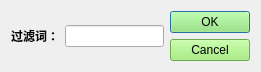
<?xml version="1.0" encoding="UTF-8"?>
<ui version="4.0">
 <class>Dialog</class>
 <widget class="QDialog" name="Dialog">
  <property name="geometry">
   <rect>
    <x>0</x>
    <y>0</y>
    <width>261</width>
    <height>70</height>
   </rect>
  </property>
  <property name="windowTitle">
   <string>过滤词</string>
  </property>
  <layout class="QHBoxLayout" name="horizontalLayout_2">
   <item>
    <layout class="QHBoxLayout" name="horizontalLayout">
     <item>
      <widget class="QLabel" name="label">
       <property name="font">
        <font>
         <family>微软雅黑</family>
         <pointsize>9</pointsize>
         <weight>75</weight>
         <bold>true</bold>
        </font>
       </property>
       <property name="text">
        <string>过滤词：</string>
       </property>
      </widget>
     </item>
     <item>
      <widget class="QLineEdit" name="lineEdit"/>
     </item>
    </layout>
   </item>
   <item>
    <widget class="QDialogButtonBox" name="buttonBox">
     <property name="font">
      <font>
       <family>微软雅黑</family>
       <weight>75</weight>
       <bold>true</bold>
      </font>
     </property>
     <property name="styleSheet">
      <string notr="true">background-color:rgb(149,236,105);</string>
     </property>
     <property name="orientation">
      <enum>Qt::Vertical</enum>
     </property>
     <property name="standardButtons">
      <set>QDialogButtonBox::Cancel|QDialogButtonBox::Ok</set>
     </property>
    </widget>
   </item>
  </layout>
 </widget>
 <resources/>
 <connections/>
</ui>
